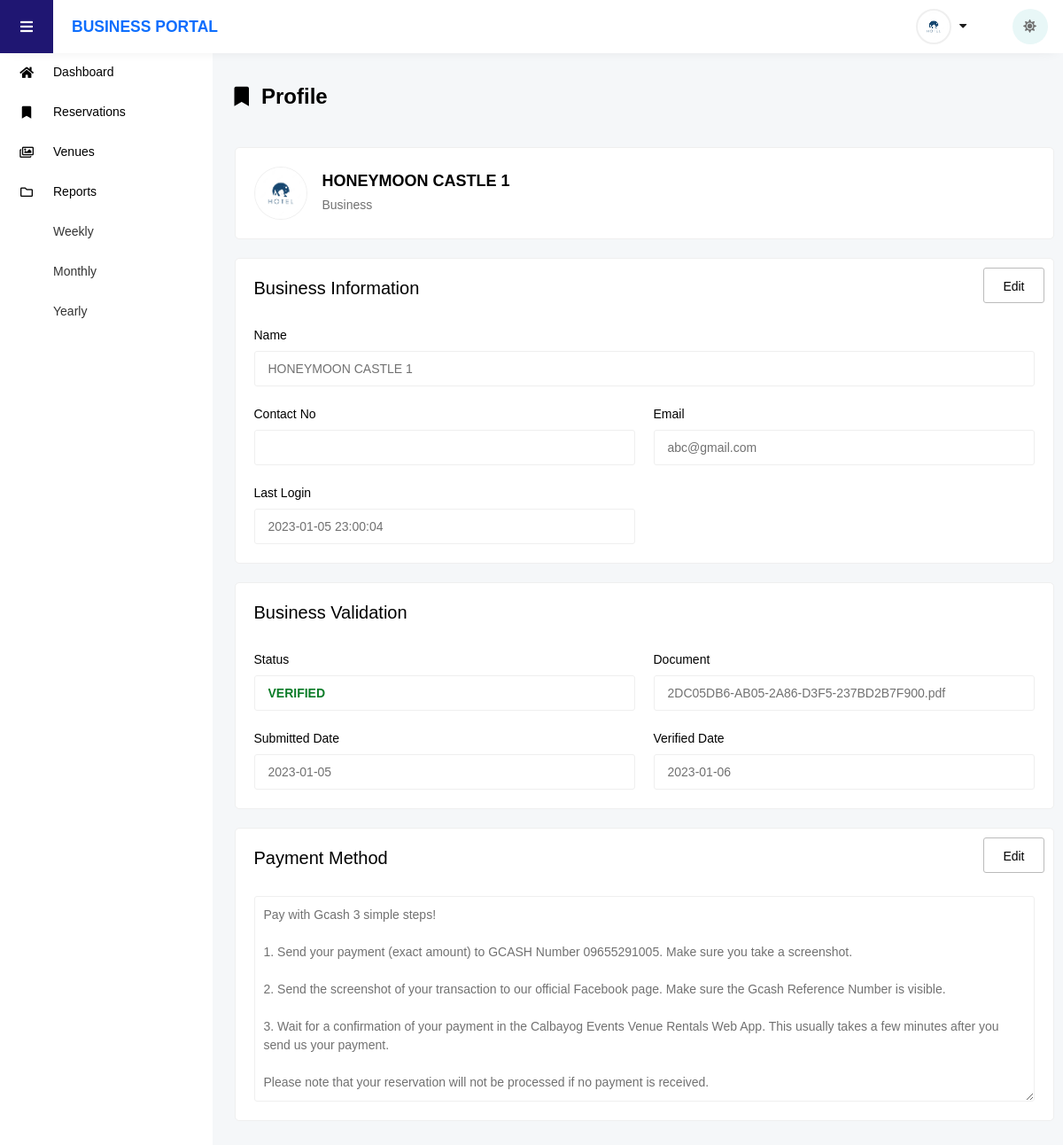
The app's page /business/profile.php (signed in) with its own data.
### tables this page shows
CREATE TABLE `accounts` (
  `id` int(11) NOT NULL,
  `account_type_id` int(11) DEFAULT 0,
  `email` varchar(120) DEFAULT '',
  `password` varchar(45) DEFAULT '',
  `first_name` varchar(45) DEFAULT '',
  `last_name` varchar(45) DEFAULT '',
  `name` varchar(45) DEFAULT '',
  `last_login` varchar(45) DEFAULT '',
  `status` varchar(15) DEFAULT '',
  `email_valid` bit(1) DEFAULT b'0',
  `photo` varchar(300) DEFAULT '',
  `payment_method` varchar(3000) DEFAULT '',
  `verify` bit(1) DEFAULT b'0',
  `verify_date` varchar(45) DEFAULT '',
  `proof` varchar(300) DEFAULT '',
  `proof_date` varchar(45) DEFAULT '',
  `contact_no` varchar(45) DEFAULT ''
);

### libs/env.php (called while the page is built, shortened)
<?php
class Configuration {
    private static $environment;
    public static function GetEnvironment()
    {
        if(empty(Configuration::$environment))
        {
            switch($_SERVER['SERVER_NAME'])
            {
                default:
                    Configuration::$environment = 'dev'; break;
            }
        }
        return Configuration::$environment;
    }
}
?>

### libs/base.php (called while the page is built, shortened)
<?php
require_once('env.php');
function BASE_URL()
{
    $env = Configuration::GetEnvironment();
    switch($env)
    {
        case 'dev': return 'http://localhost:8080/event-place/';
    }
}
?>

### libs/db.php (called while the page is built)
<?php
require_once('env.php');
class Server
{
    function DbQuery($Sql)
    {
        $conn = new mysqli(
            Configuration::Setting('server'),
            Configuration::Setting('username'),
            Configuration::Setting('password'),
            Configuration::Setting('database')
        );
        if ($conn->connect_error)
        {
            die("Connection failed: " . $conn->connect_error);
        } else
        {
            return $conn->query($Sql);
        }
    }
}
?>

### libs/func.php (called while the page is built, shortened)
<?php
function IIF($value, $checkValue, $defaultValue) {
    return($value == $checkValue ? $defaultValue : $value);
}
?>

### business/profile.php (the view, shortened to what this page needs)
<?php
include('../libs/base.php');
include('../libs/func.php');
include('../libs/db.php');
$id =  $_SESSION['B-ID'];
$sql = "SELECT * FROM accounts WHERE id = $id ";
$db = new Server();
$res = $db->DbQuery($sql);
$row = mysqli_fetch_array($res);
?>
<!DOCTYPE html>
<html lang="en">
<head>
    <link rel="stylesheet" href="<?php echo BASE_URL() . 'assets/base/css/dashboard.css' ?>">
    <link rel="stylesheet" href="<?php echo BASE_URL() . 'assets/base/css/fontface' ?>">
    <link rel="stylesheet" href="<?php echo BASE_URL() . 'assets/base/css/unicons.css' ?>">
    <link rel="stylesheet" href="<?php echo BASE_URL() . 'assets/base/css/style.css' ?>">
    <link rel="stylesheet" href="<?php echo BASE_URL() . 'assets/base/css/vertical-responsive-menu.min.css' ?>">
    <link rel="stylesheet" href="<?php echo BASE_URL() . 'assets/base/css/responsive.css' ?>">
    <link rel="stylesheet" href="<?php echo BASE_URL() . 'assets/base/css/night-mode.css' ?>">
    <link rel="stylesheet" href="<?php echo BASE_URL() . 'assets/base/css/all.min.css' ?>">
    <link rel="stylesheet" href="<?php echo BASE_URL() . 'assets/base/css/owl.carousel.css' ?>">
    <link rel="stylesheet" href="<?php echo BASE_URL() . 'assets/base/css/owl.theme.default.min.css' ?>">
    <link rel="stylesheet" href="<?php echo BASE_URL() . 'assets/base/css/bootstrap.min.css' ?>">
    <link rel="stylesheet" href="<?php echo BASE_URL() . 'assets/base/css/bootstrap-select.min.css' ?>">
    <link rel="stylesheet" href="<?php echo BASE_URL() . 'assets/base/css/custom.css' ?>">
    <link rel="stylesheet" href="<?php echo BASE_URL() . 'assets/plugins/css/toastr.css' ?>">
</head>
<body class="d-flex flex-column h-100">
    <?php include("./layouts/header.php"); ?>
    <?php include("./layouts/sidebar.php"); ?>
    <div class="wrapper wrapper-body" id="vbody">
        <div class="dashboard-body">
            <div class="container-fluid">
                <div class="row">
                    <div class="col-md-12">
                        <div class="d-main-title">
                            <h3><i class="fas fa-bookmark me-3"></i></i>Profile</h3>
                        </div>
                    </div>
                    <div class="col-md-12">
                        <div class="main-card add-organisation-card p-4 mt-5">
                            <div class="ocard-left">
                                <div class="ocard-avatar">
                                    <img src="<?php echo BASE_URL() . 'assets/uploads/photo/'. IIF($row['photo'], "", "default.png") ?>"
                                        alt="">
                                </div>
                                <div class="ocard-name">
                                    <h4><?php echo $row['name']; ?></h4>
                                    <span>Business</span>
                                </div>
                            </div>
                        </div>
                        <div class="main-card mt-4 p-4">
                            <div class="bp-info forms-display">
                                <div class="d-block">
                                    <h4>Business Information</h4>
                                    <button class="pe-4 ps-4 text-center co-main-btn h_40 d-inline-block tp-btn" data-id="<?= $row['id'] ?>" data-dialog="<?php echo BASE_URL() . 'business/forms/form-business-info.php' ?>">Edit</button>
                                </div>
                                <div class="row">
                                    <div class="col-lg-12 col-md-12">
                                        <div class="form-group mt-4">
                                            <label class="form-label">Name</label>
                                            <input class="form-control h_40" type="text" value="<?php echo $row['name']; ?>" readonly="">
                                        </div>
                                    </div>
                                    <div class="col-lg-6 col-md-12">
                                        <div class="form-group mt-4">
                                            <label class="form-label">Contact No</label>
                                            <input class="form-control h_40" type="contact" value="<?php echo $row['contact_no']; ?>" readonly="">
                                        </div>
                                    </div>
                                    <div class="col-lg-6 col-md-12">
                                        <div class="form-group mt-4">
                                            <label class="form-label">Email</label>
                                            <input class="form-control h_40" type="text" value="<?php echo $row['email']; ?>" readonly="">
                                        </div>
                                    </div>
                                    <div class="col-lg-6 col-md-12">
                                        <div class="form-group mt-4">
                                            <label class="form-label">Last Login</label>
                                            <input class="form-control h_40" type="text" value="<?php echo $row['last_login']; ?>" readonly="">
                                        </div>
                                    </div>
                                </div>
                            </div>
                        </div>
                        <div class="main-card mt-4 p-4">
                            <div class="bp-info forms-display">
                                <div class="d-block">
                                    <h4>Business Validation</h4>
                                </div>
                                <div class="row">
                                    <div class="col-lg-6 col-md-12">
                                        <div class="form-group mt-4">
                                            <label class="form-label">Status</label>
                                            <?php
                                                if ($row['verify'] == 1) {
                                            ?>
                                                <input class="form-control h_40" type="text" value="VERIFIED" readonly="" style="color: #0b7c28 !important; font-weight: bold;">
                                            <?php
                                                } else {
                                            ?>
                                                <input class="form-control h_40" type="text" value="FOR VERIFICATION" readonly="" style="color: #c73535 !important; font-weight: bold;">
                                            <?php
                                                }
                                            ?>
                                        </div>
                                    </div>
                                    <div class="col-lg-6 col-md-12">
                                        <div class="form-group mt-4">
                                            <label class="form-label">Document</label>
                                            <input class="form-control h_40" type="text" value="<?= $row['proof'] ?>" readonly="">
                                        </div>
                                    </div>
                                    <div class="col-lg-6 col-md-12">
                                        <div class="form-group mt-4">
                                            <label class="form-label">Submitted Date</label>
                                            <input class="form-control h_40" type="text" value="<?= $row['verify_date'] ?>" readonly="">
                                        </div>
                                    </div>
                                    <div class="col-lg-6 col-md-12">
                                        <div class="form-group mt-4">
                                            <label class="form-label">Verified Date</label>
                                            <input class="form-control h_40" type="text" value="<?= $row['proof_date'] ?>" readonly="">
                                        </div>
                                    </div>
                                </div>
                            </div>
                        </div>
                        <div class="main-card mt-4 p-4">
                            <div class="bp-info forms-display">
                                <div class="d-block">
                                    <h4>Payment Method</h4>
                                    <button class="pe-4 ps-4 text-center co-main-btn h_40 d-inline-block tp-btn" data-id="<?= $row['id'] ?>" data-dialog="<?php echo BASE_URL() . 'business/forms/form-business-payment.php' ?>">Edit</button>
                                </div>
                                <div class="row">
                                    <div class="col-lg-12 col-md-12">
                                        <div class="form-group mt-4">
                                            <textarea class="form-control" rows="10" readonly="" style="padding: 10px !important;"><?php echo $row['payment_method']; ?></textarea>
                                        </div>
                                    </div>
                                </div>
                            </div>
                        </div>
                    </div>
                </div>
            </div>
        </div>
    </div>
</body>
</html>

### assets/base/css/custom.css (style rules this page uses)
.forms-display .tp-btn { float: right; position: absolute; top: 10px; right: 10px; }

### records on screen
accounts: name "HONEYMOON CASTLE 1", email "abc@gmail.com", last_login "2023-01-05 23:00:04", proof "2DC05DB6-AB05-2A86-D3F5-237BD2B7F900.pdf", verify_date "2023-01-05", proof_date "2023-01-06", payment_method "Pay with Gcash 3 simple steps! 1. Send your payment (exact amount) to GCASH Number 09655291005. Make sure you take a screenshot. 2. Send the screenshot of your transaction to our official Facebook page. Make sure the Gcash Reference Number is visible. 3. Wait for a confirmation of your payment in the Calbayog Events Venue Rentals Web App. This usually takes a few minutes after you send us your payment. Please note that your reservation will not be processed if no payment is received."
